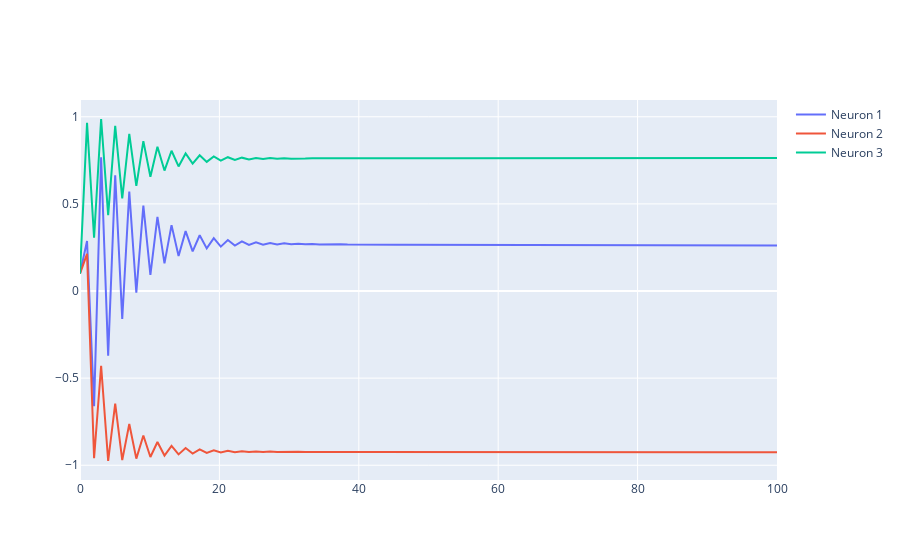

The code cell stored with this chart in its notebook:
### Code cell
Ys = np.zeros((T, 3))

ts = np.linspace(0, T, T)
for i, t in enumerate(ts):
    if i == 0:
        Ys[i] = Y.copy()
    else:
        Ys[i] = asyncPropagation(weights, initial_weigths, activation_functions, x, t, Ys[i - 1])

Yst = Ys.transpose()
fig = go.Figure()
for i in range(Ys.shape[1]):
    fig.add_trace(go.Scatter(x = ts, y = Yst[i], name = f'Neuron {i+1}'))
fig.show()
